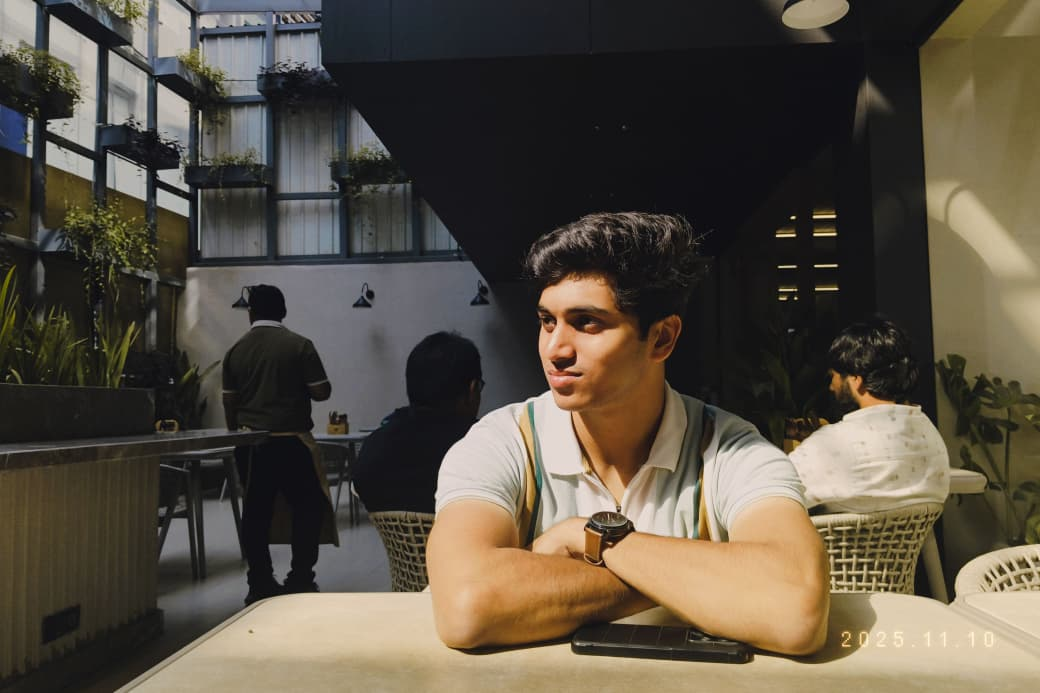
#> input picture dataset/0/1.jpeg, 1040 x 693 px; its folder holds only this picture in this run
$ python train.py
#> lines starting #> are read from the running program, lines starting #| are printed output that depends on the picture
import cv2
import os
import numpy as np

dataset_path = "dataset"
IMG_SIZE = 200

faces = []
labels = []

face_cascade = cv2.CascadeClassifier(
    cv2.data.haarcascades + "haarcascade_frontalface_default.xml"
)

print("🔄 Training started...")

for label in os.listdir(dataset_path):
    person_path = os.path.join(dataset_path, label)

    if not os.path.isdir(person_path):
        continue

    for img_name in os.listdir(person_path):
        img_path = os.path.join(person_path, img_name)

        img = cv2.imread(img_path)
#> img is the input picture: shape (693, 1040, 3); mean B, G, R 67.4, 80.1, 88.3
        if img is None:
            continue

        gray = cv2.cvtColor(img, cv2.COLOR_BGR2GRAY)
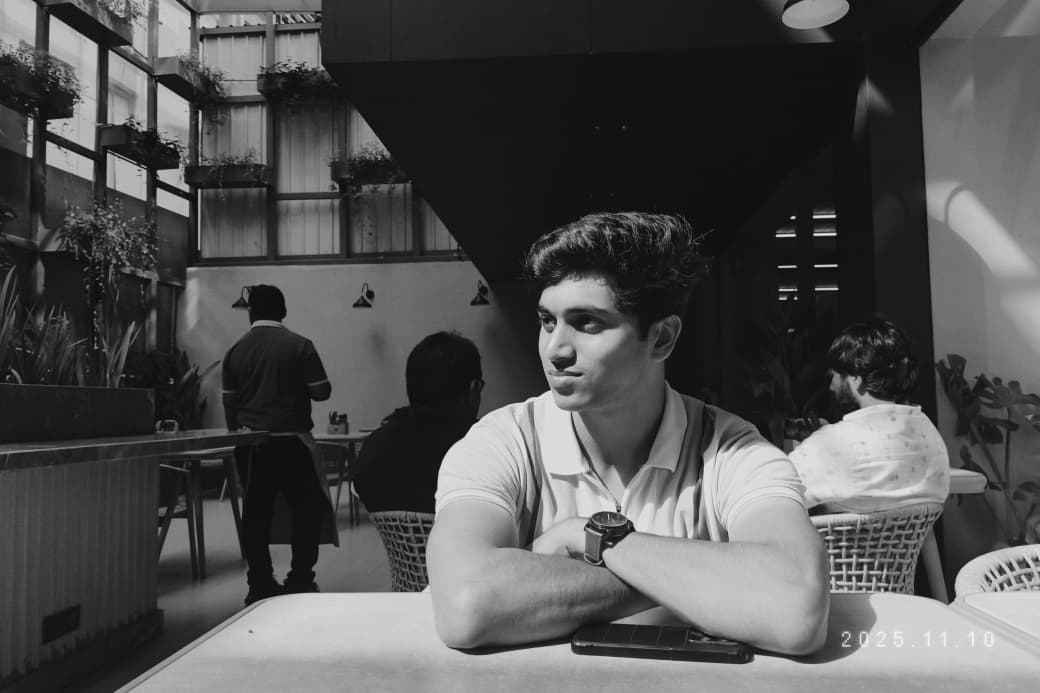
#> gray: shape (693, 1040); min 0, max 245, mean 81.1

        faces_detected = face_cascade.detectMultiScale(gray, 1.3, 5)
#> faces_detected = [[503, 271, 130, 130]]

        for (x, y, w, h) in faces_detected:
            face = gray[y:y+h, x:x+w]
            face = cv2.resize(face, (IMG_SIZE, IMG_SIZE))

            faces.append(face)
            labels.append(int(label))
#> this loop made 1 pass
#> pass 1, `face = gray[y:y+h, x:x+w]`:
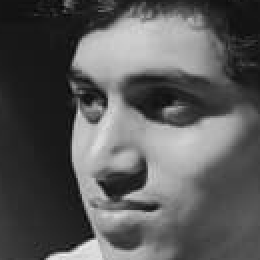
#> face: shape (130, 130) (shown 2 times larger); min 7, max 239, mean 89.2
#> after the loop, faces = 1 item; labels = [0]

print("Faces trained:", len(faces))
#| Faces trained: 1

if len(faces) == 0:
    print("❌ No faces found. Check dataset.")
    exit()

labels = np.array(labels)

model = cv2.face.LBPHFaceRecognizer_create()
model.train(faces, labels)
model.save("model.yml")

print("✅ Training complete!")
